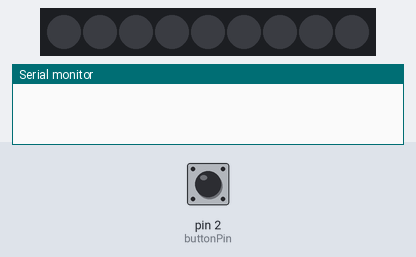
Bench run of a sketch on a simulated Arduino Uno, built with avr-gcc and run on an emulated ATmega328P. Parts: 9 RGB LEDs in strip order, left to right, the last lines printed to the serial monitor. The test bench sets the inputs (shaded band); at power-on: pin 2 (buttonPin) LOW. Dim RGB values are drawn brighter than linear; random numbers use the default seed unless the sketch sets one.

Above: at 1.4 s.
1.5 s: pin 2 (buttonPin) pulled HIGH for 0.35 s
At 1.57 s:
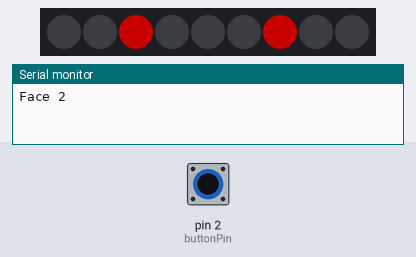
3.4 s: pin 2 (buttonPin) pulled HIGH for 3.2 s
At 7.1 s:
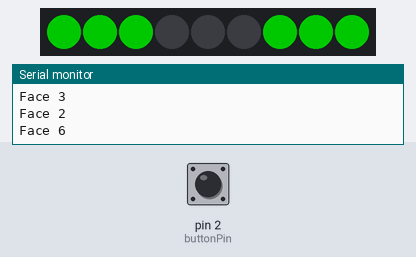
9.3 s: pin 2 (buttonPin) pulled HIGH for 1 s
At 12.7 s:
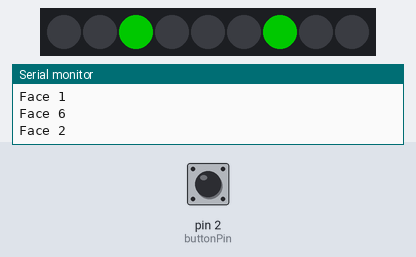
Timing chart, 0 to 14.2 s (numbered marks = the images above; inputs shaded):
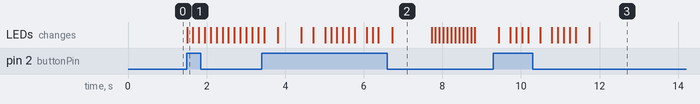

The sketch:

De-2-v-1.ino
```cpp
/*
 *       Matthis Sanier
 *       De-1-v-1
 *       Affiche une des faces d’une manière aléatoire
 *
 *       carte arduino, afficheur NeoPixel
 *
 *       20/09/2024 De-1-v-2
*/
#include <Adafruit_NeoPixel.h>
#ifdef __AVR__
#include <avr/power.h>
#endif
#define PIN    6
#define NUMPIXELS  9
Adafruit_NeoPixel pixels(NUMPIXELS, PIN, NEO_GRB + NEO_KHZ800);

const int buttonPin = 2;
int buttonState = 0;

long randNumber;
long RandomValuePixel;

int mode = 0;

void RandomValue() {
  buttonState = digitalRead(buttonPin);
  if (buttonState == HIGH) {
   randNumber = random(1, 7);
   ScrollEffect();
   delay (200);
   return randNumber;
  }
}

void ScrollEffect() {
  unsigned long startTime = millis();
  while (millis() - startTime < 2000) {
    int randomChiffre = random(1, 7);
    if (randomChiffre == 1) {
      ChiffreFonct1();
    }
    else if (randomChiffre == 2) {
      ChiffreFonct2();
    }
    else if (randomChiffre == 3) {
      ChiffreFonct3();
    }
    else if (randomChiffre == 4) {
      ChiffreFonct4();
    }
    else if (randomChiffre == 5) {
      ChiffreFonct5();
    }
    else if (randomChiffre == 6) {
      ChiffreFonct6();
    }
    delay(150);
    pixels.clear();
  }
}

void ChiffreFonct1() {
  pixels.clear();
  Serial.println("Face 1");
  pixels.setPixelColor(4, pixels.Color(100, 0, 0));
  pixels.show();
}

void ChiffreFonct2() {
  pixels.clear();
  Serial.println("Face 2");
  pixels.setPixelColor(2, pixels.Color(100, 0, 0));
  pixels.setPixelColor(6, pixels.Color(100, 0, 0));
  pixels.show();
}

void ChiffreFonct3() {
  pixels.clear();
  Serial.println("Face 3");
  pixels.setPixelColor(2, pixels.Color(100, 0, 0));
  pixels.setPixelColor(4, pixels.Color(100, 0, 0));
  pixels.setPixelColor(6, pixels.Color(100, 0, 0));
  pixels.show();
}

void ChiffreFonct4() {
  pixels.clear();
  Serial.println("Face 4");
  pixels.setPixelColor(0, pixels.Color(100, 0, 0));
  pixels.setPixelColor(2, pixels.Color(100, 0, 0));
  pixels.setPixelColor(6, pixels.Color(100, 0, 0));
  pixels.setPixelColor(8, pixels.Color(100, 0, 0));
  pixels.show();
}

void ChiffreFonct5() {
  pixels.clear();
  Serial.println("Face 5");
  pixels.setPixelColor(0, pixels.Color(100, 0, 0));
  pixels.setPixelColor(2, pixels.Color(100, 0, 0));
  pixels.setPixelColor(4, pixels.Color(100, 0, 0));
  pixels.setPixelColor(6, pixels.Color(100, 0, 0));
  pixels.setPixelColor(8, pixels.Color(100, 0, 0));
  pixels.show();
}

void ChiffreFonct6() {
  pixels.clear();
  Serial.println("Face 6");
  pixels.setPixelColor(0, pixels.Color(100, 0, 0));
  pixels.setPixelColor(1, pixels.Color(100, 0, 0));
  pixels.setPixelColor(2, pixels.Color(100, 0, 0));
  pixels.setPixelColor(6, pixels.Color(100, 0, 0));
  pixels.setPixelColor(7, pixels.Color(100, 0, 0));
  pixels.setPixelColor(8, pixels.Color(100, 0, 0));
  pixels.show();
}

void Chiffre1() {
  pixels.clear();
  Serial.println("Face 1");
  pixels.setPixelColor(4, pixels.Color(0, 100, 0));
  pixels.show();
  delay(300);
  randNumber = 0;
}
void Chiffre2() {
  pixels.clear();
  Serial.println("Face 2");
  pixels.setPixelColor(2, pixels.Color(0, 100, 0));
  pixels.setPixelColor(6, pixels.Color(0, 100, 0));
  pixels.show();
  delay(300);
  randNumber = 0;
}
void Chiffre3() {
  pixels.clear();
  Serial.println("Face 3");
  pixels.clear();
  pixels.setPixelColor(2, pixels.Color(0, 100, 0));
  pixels.setPixelColor(4, pixels.Color(0, 100, 0));
  pixels.setPixelColor(6, pixels.Color(0, 100, 0));
  pixels.show();
  delay(300);
  randNumber = 0;
}
void Chiffre4() {
  pixels.clear();
  Serial.println("Face 4");
  pixels.setPixelColor(0, pixels.Color(0, 100, 0));
  pixels.setPixelColor(2, pixels.Color(0, 100, 0));
  pixels.setPixelColor(6, pixels.Color(0, 100, 0));
  pixels.setPixelColor(8, pixels.Color(0, 100, 0));
  pixels.show();
  delay(300);
  randNumber = 0;
}
void Chiffre5() {
  pixels.clear();
  Serial.println("Face 5");
  pixels.setPixelColor(0, pixels.Color(0, 100, 0));
  pixels.setPixelColor(2, pixels.Color(0, 100, 0));
  pixels.setPixelColor(4, pixels.Color(0, 100, 0));
  pixels.setPixelColor(6, pixels.Color(0, 100, 0));
  pixels.setPixelColor(8, pixels.Color(0, 100, 0));
  pixels.show();
  delay(300);
  randNumber = 0;
}
void Chiffre6() {
  pixels.clear();
  Serial.println("Face 6");
  pixels.setPixelColor(0, pixels.Color(0, 100, 0));
  pixels.setPixelColor(1, pixels.Color(0, 100, 0));
  pixels.setPixelColor(2, pixels.Color(0, 100, 0));
  pixels.setPixelColor(6, pixels.Color(0, 100, 0));
  pixels.setPixelColor(7, pixels.Color(0, 100, 0));
  pixels.setPixelColor(8, pixels.Color(0, 100, 0));
  pixels.show();
  delay(1000);
  pixels.clear();
  pixels.setPixelColor(0, pixels.Color(0, 100, 0));
  pixels.show();
  delay(100);
  pixels.clear();
  pixels.setPixelColor(1, pixels.Color(0, 100, 0));
  pixels.show();
  delay(100);
  pixels.clear();
  pixels.setPixelColor(2, pixels.Color(0, 100, 0));
  pixels.show();
  delay(100);
  pixels.clear();
  pixels.setPixelColor(6, pixels.Color(0, 100, 0));
  pixels.show();
  delay(100);
  pixels.clear();
  pixels.setPixelColor(7, pixels.Color(0, 100, 0));
  pixels.show();
  delay(100);
  pixels.clear();
  pixels.setPixelColor(8, pixels.Color(0, 100, 0));
  pixels.show();
  delay(100);
  pixels.clear();
  pixels.setPixelColor(7, pixels.Color(0, 100, 0));
  pixels.show();
  delay(100);
  pixels.clear();
  pixels.setPixelColor(6, pixels.Color(0, 100, 0));
  pixels.show();
  delay(100);
  pixels.clear();
  pixels.setPixelColor(2, pixels.Color(0, 100, 0));
  pixels.show();
  delay(100);
  pixels.clear();
  pixels.setPixelColor(1, pixels.Color(0, 100, 0));
  pixels.show();
  delay(100);
  pixels.clear();
  pixels.setPixelColor(0, pixels.Color(0, 100, 0));
  pixels.show();
  delay(100);
  pixels.clear();
  pixels.setPixelColor(0, pixels.Color(0, 100, 0));
  pixels.setPixelColor(1, pixels.Color(0, 100, 0));
  pixels.setPixelColor(2, pixels.Color(0, 100, 0));
  pixels.setPixelColor(6, pixels.Color(0, 100, 0));
  pixels.setPixelColor(7, pixels.Color(0, 100, 0));
  pixels.setPixelColor(8, pixels.Color(0, 100, 0));
  pixels.show();
  randNumber = 0;
}

void setup() {
  pixels.begin();
  pixels.show();
  Serial.begin(9600);
  pinMode(buttonPin, INPUT);
}

void loop() {
  RandomValue();
  if (randNumber == 1) {
      Chiffre1();
    }
    else if (randNumber == 2) {
      Chiffre2();
    }
    else if (randNumber == 3) {
      Chiffre3();
    }
    else if (randNumber == 4) {
      Chiffre4();
    }
    else if (randNumber == 5) {
      Chiffre5();
    }
    else if (randNumber == 6) {
      Chiffre6();
    }
    delay(300);
    pixels.clear();
}
```

Measured:
- after the input at 1.5 s, the LEDs: change at once (image 1)
- after the input at 9.3 s, the LEDs: first change after 0.13 s (image 3 shows a later state)
- what the display in image 2 shows lasts 1.0 s, from 6.7 s to 7.7 s
